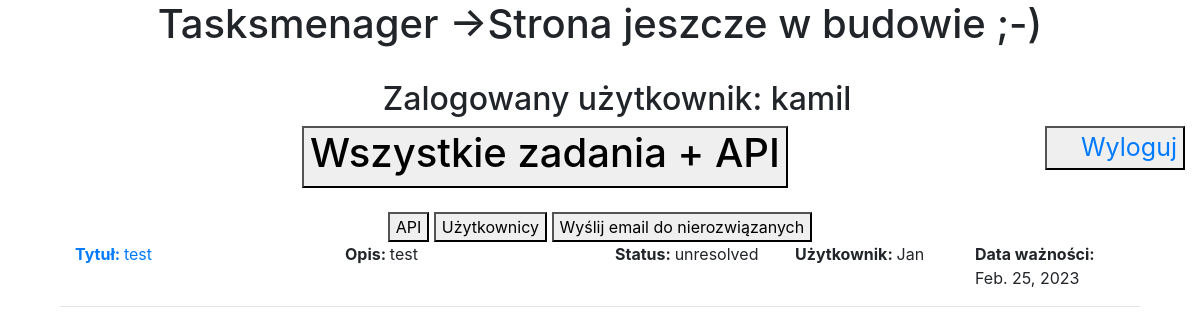
Page /taskuser/3/ (signed in) on the earlier database version.
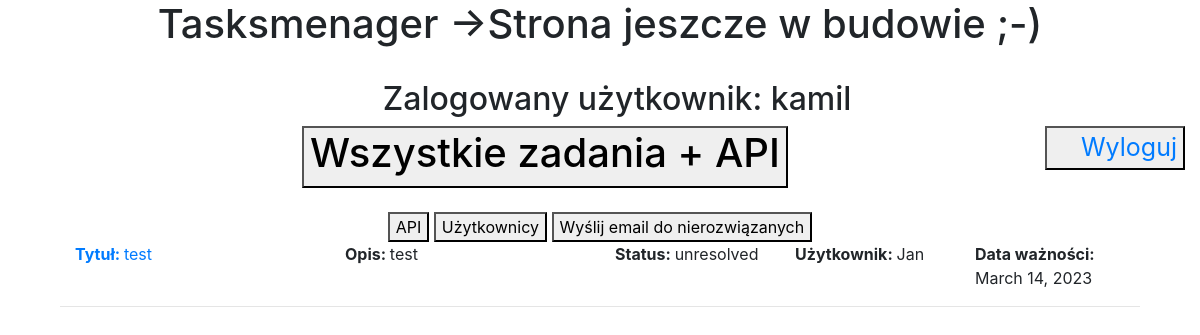
Same page on the later database version.
### tasks/models.py (models this page shows)
class Task(models.Model):
    title = models.CharField(max_length=50)
    description = models.TextField()
    status = models.CharField(choices=TASK_STATUS, default='', max_length=30)
    user = models.ForeignKey(User, on_delete=models.CASCADE)
    expiry_date = models.DateField()
    class Meta:
        verbose_name = "Zadanie"
        verbose_name_plural = "Zadania"

### tasks/views.py (the view)
# urls.py: path('taskuser/<id>/', taskuser, name='taskuser'),
@login_required(login_url='login')
def taskuser(request, id):
    user_tasks = User.objects.get(pk=id)
    user_task = Task.objects.filter(user_id=user_tasks)
    data = {'wybor_uzytkownika': user_tasks,
            'zadania_uzytkownika': user_task}
    return render(request, 'taskuser.html', data)

### tasks/templates/taskuser.html
{% extends 'template.html' %}
{% load static %}
{% block taskuser %}
    {% if zadania_uzytkownika %}
        <div class="col-lg-12">
            {% for task in zadania_uzytkownika %}
                <div class="col-lg-3">
                    <a href = "/taskdetails/{{task.id}}"><strong>Tytuł: </strong>{{task.title}}</a>
                </div>
                <div class="col-lg-3">
                <strong>Opis: </strong>{{task.description}}
                </div>
                <div class="col-lg-2">
                <strong>Status: </strong>{{task.status}}
                </div>
                <div class="col-lg-2">
                <strong>Użytkownik: </strong>{{task.user}}
                </div>
                <div class="col-lg-2">
                <strong>Data ważności: </strong>{{task.expiry_date}}
                </div>
                <br>
                <br>
                <hr>
            {% endfor %}
        </div>
    {% endif %}
{% endblock taskuser %}

Differences in the rows shown:
changed Task "test": expiry_date "Feb. 25, 2023" → "March 14, 2023"
